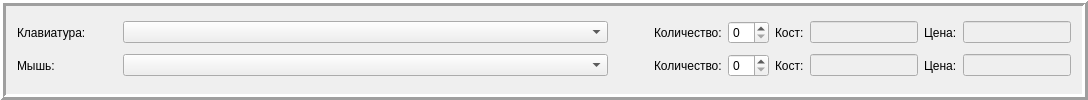
        <widget class="QFrame" name="frame_8">
         <property name="frameShape">
          <enum>QFrame::Box</enum>
         </property>
         <property name="frameShadow">
          <enum>QFrame::Raised</enum>
         </property>
         <property name="lineWidth">
          <number>3</number>
         </property>
         <layout class="QGridLayout" name="gridLayout_8">
          <item row="0" column="0">
           <layout class="QHBoxLayout" name="horizontalLayout_17">
            <item>
             <widget class="QLabel" name="label_46">
              <property name="minimumSize">
               <size>
                <width>100</width>
                <height>0</height>
               </size>
              </property>
              <property name="text">
               <string>Клавиатура: </string>
              </property>
             </widget>
            </item>
            <item>
             <widget class="QComboBox" name="comboBox_KB">
              <property name="minimumSize">
               <size>
                <width>485</width>
                <height>0</height>
               </size>
              </property>
             </widget>
            </item>
            <item>
             <spacer name="horizontalSpacer_24">
              <property name="orientation">
               <enum>Qt::Horizontal</enum>
              </property>
              <property name="sizeHint" stdset="0">
               <size>
                <width>40</width>
                <height>20</height>
               </size>
              </property>
             </spacer>
            </item>
            <item>
             <widget class="QLabel" name="label_47">
              <property name="text">
               <string>Количество:</string>
              </property>
             </widget>
            </item>
            <item>
             <widget class="QSpinBox" name="spinBox_KB"/>
            </item>
            <item>
             <widget class="QLabel" name="label_48">
              <property name="text">
               <string>Кост:</string>
              </property>
             </widget>
            </item>
            <item>
             <widget class="QLineEdit" name="lineEdit_cost_KB">
              <property name="enabled">
               <bool>false</bool>
              </property>
              <property name="sizePolicy">
               <sizepolicy hsizetype="Fixed" vsizetype="Fixed">
                <horstretch>0</horstretch>
                <verstretch>0</verstretch>
               </sizepolicy>
              </property>
             </widget>
            </item>
            <item>
             <widget class="QLabel" name="label_49">
              <property name="text">
               <string>Цена:</string>
              </property>
             </widget>
            </item>
            <item>
             <widget class="QLineEdit" name="lineEdit_price_KB">
              <property name="enabled">
               <bool>false</bool>
              </property>
              <property name="sizePolicy">
               <sizepolicy hsizetype="Fixed" vsizetype="Fixed">
                <horstretch>0</horstretch>
                <verstretch>0</verstretch>
               </sizepolicy>
              </property>
             </widget>
            </item>
           </layout>
          </item>
          <item row="1" column="0">
           <layout class="QHBoxLayout" name="horizontalLayout_18">
            <item>
             <widget class="QLabel" name="label_50">
              <property name="minimumSize">
               <size>
                <width>100</width>
                <height>0</height>
               </size>
              </property>
              <property name="text">
               <string>Мышь: </string>
              </property>
             </widget>
            </item>
            <item>
             <widget class="QComboBox" name="comboBox_Mouse">
              <property name="minimumSize">
               <size>
                <width>485</width>
                <height>0</height>
               </size>
              </property>
             </widget>
            </item>
            <item>
             <spacer name="horizontalSpacer_25">
              <property name="orientation">
               <enum>Qt::Horizontal</enum>
              </property>
              <property name="sizeHint" stdset="0">
               <size>
                <width>40</width>
                <height>20</height>
               </size>
              </property>
             </spacer>
            </item>
            <item>
             <widget class="QLabel" name="label_51">
              <property name="text">
               <string>Количество:</string>
              </property>
             </widget>
            </item>
            <item>
             <widget class="QSpinBox" name="spinBox_Mouse"/>
            </item>
            <item>
             <widget class="QLabel" name="label_52">
              <property name="text">
               <string>Кост:</string>
              </property>
             </widget>
            </item>
            <item>
             <widget class="QLineEdit" name="lineEdit_cost_Mouse">
              <property name="enabled">
               <bool>false</bool>
              </property>
              <property name="sizePolicy">
               <sizepolicy hsizetype="Fixed" vsizetype="Fixed">
                <horstretch>0</horstretch>
                <verstretch>0</verstretch>
               </sizepolicy>
              </property>
             </widget>
            </item>
            <item>
             <widget class="QLabel" name="label_53">
              <property name="text">
               <string>Цена:</string>
              </property>
             </widget>
            </item>
            <item>
             <widget class="QLineEdit" name="lineEdit_price_Mouse">
              <property name="enabled">
               <bool>false</bool>
              </property>
              <property name="sizePolicy">
               <sizepolicy hsizetype="Fixed" vsizetype="Fixed">
                <horstretch>0</horstretch>
                <verstretch>0</verstretch>
               </sizepolicy>
              </property>
             </widget>
            </item>
           </layout>
          </item>
         </layout>
        </widget>
